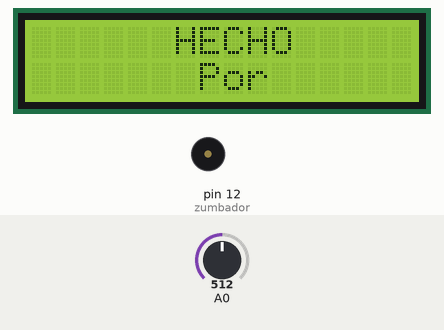
Simulated run of this sketch. Board: Arduino Uno, built with avr-gcc and run on an emulated ATmega328P. On the bench: 16×2 character LCD, buzzer (waves = sounding). The inputs (shaded band) are chosen by the test bench; at power-on: A0 = 512. Random numbers use the default seed unless the sketch sets one.

Above: at 0.8 s.
At 9.42 s:
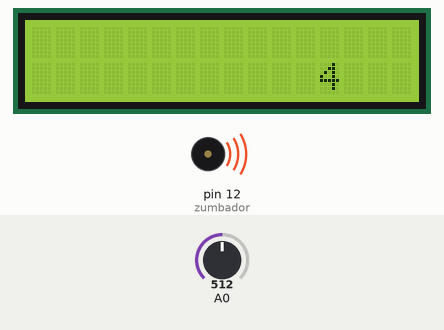
9.9 s: A0 set to 988
14.8 s: A0 set to 1007
17.8 s: A0 set to 711
20.8 s: A0 set to 688
At 21.4 s:
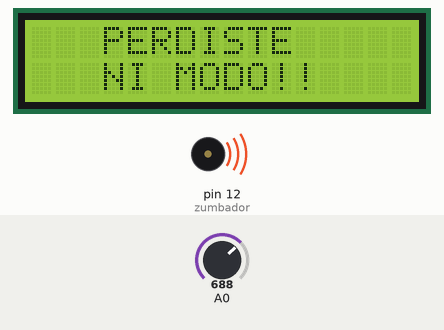
24.5 s: A0 set to 1010
At 28.0 s:
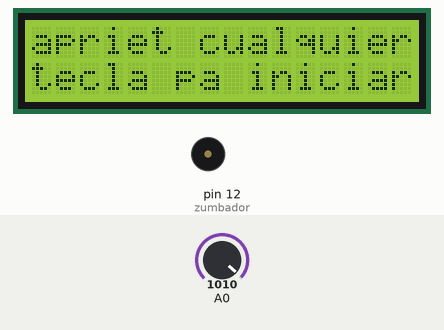
Timing chart, 0 to 29.5 s (numbered marks = the images above; inputs shaded):
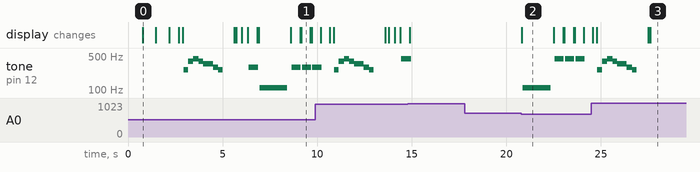

Measured:
- after the input at 17.8 s, every drawn part: stays the same
- after the input at 20.8 s, tone on pin 12 (zumbador): plays 110 Hz for 1.5 s, 439 Hz for 0.48 s, 439 Hz for 0.48 s, 439 Hz for 0.48 s, starting after 0.06 s; the display: changes at once (image 2)
- by itself, tone on pin 12 (zumbador): plays 261 Hz for 0.24 s, 391 Hz for 0.28 s, 439 Hz for 0.28 s, 391 Hz for 0.24 s, 348 Hz for 0.52 s, 294 Hz for 0.28 s … (8 notes in this stretch)
- what the display in image 0 shows lasts 0.7 s, from 0.8 s to 1.5 s
- what the display in image 1 shows lasts 0.4 s, from 9.2 s to 9.6 s
- what the display in image 2 shows lasts 1.7 s, from 20.8 s to 22.5 s

The sketch:

MEMORIN_LCD16x2_Arduino_para_PROTEUS.ino
```cpp
/*
 * https://www.minitronica.com/juego-simon-dice-con-arduino/
 * Visitanos en www.minitronica.com
*/

#include <LiquidCrystal.h>
LiquidCrystal lcd(8, 9, 4, 5, 6, 7);

byte uno = 1;
byte dos = 2;
byte tre = 3;
byte cua = 4;
// Declaramos el pin para el zumbador piezoelectrico
#define zumbador 12
byte LEVEL = 0;
byte inic = 0;

// Declaramos alguna variables
long sequence[20];             // Array que alberga la secuencia
int contador = 0;              // Contador
long input = 5;                // Indicador de boton pulsado
int wait = 100;                // Retraso segun la secuencia se incrementa
int puntuacion_maxima = 20;    // Puntuación máxima donde acaba el juego

// Declaramos algunas variables para los efectos musicales
int length = 15;                  // Numero de notas de la melodia
char notes[] = "ccggaagffeeddc "; // Notas de la melodia (cada letra es una nota distinta)
int beats[] = { 1, 1, 1, 1, 1, 1, 2, 1, 1, 1, 1, 1, 1, 2, 4 };  // Duracion de cada tono en un array
byte tempo = 100;  //Tempo de la melodia


void setup() {
  lcd.begin(16, 2);
  pinMode(zumbador, OUTPUT);

  // Hacemos que suene la melodia al arrancar el Arduino
   lcd.setCursor(0, 0);  lcd.print("  MEMORIN GAME");
   lcd.setCursor(0, 1);  lcd.print("    lcd 16x2");
   delay(700);  lcd.clear();

   lcd.setCursor(0, 0);  lcd.print("      HECHO");
   lcd.setCursor(0, 1);  lcd.print("       Por");
   delay(700);  lcd.clear();

   lcd.setCursor(0, 0);  lcd.print("     Walter");
   lcd.setCursor(0, 1);  lcd.print("    Mauricio");
   delay(700);  lcd.clear();

  lcd.setCursor(0, 0); lcd.print("  OK INICIAMOS");
  delay(500); lcd.clear();
  felicitacion();
  }


void loop() {
  int xy;        // Declarar variables
  xy = analogRead(0);     // Asignar 'xy' para las entradas analógicas Arduino Shields (botones)
  if(xy < 1000){ inic = 1; lcd.clear(); }      // if el button es RIGHT


  if(inic == 1){
  mostrar_secuencia();  // Reproduce la sequencia
  leer_secuencia();     // Lee la sequencia
  delay(100);          // Espera 1 segundo
  } else {
    lcd.setCursor(0,0); lcd.print("apriet cualquier");
    lcd.setCursor(0,1); lcd.print("tecla pa iniciar");
  }
}


 // Funcion para definir las notas y sus frecuencias
void playNote(char note, int duration) {
  char names[] = { 'c', 'd', 'e', 'f', 'g', 'a', 'b', 'C' };
  int tones[] = { 1915, 1700, 1519, 1432, 1275, 1136, 1014, 956 };

  for(int i = 0; i < 8; i++){
     if(names[i] == note){ playtone(tones[i], duration); }
     }
}

 // Funcion para definir las notas segun la duración y el tono
void playtone(int tone, int duration) {
    for (long i = 0; i < duration * 1000L; i += tone *2) {
      digitalWrite(zumbador, HIGH);
      delayMicroseconds(tone);
      digitalWrite(zumbador, LOW);
      delayMicroseconds(tone);
    }
  }

 // Funciones para encender los leds y reproducir el tono correspondiente
void flash_rojo() {
  //lcd.setCursor(3, 1);  lcd.print("1");
  playtone(2273,wait);
  lcd.clear(); delay(30);
}

void flash_azul() {
  //lcd.setCursor(12, 1);  lcd.print("4");
  playtone(1700,wait);
  lcd.clear(); delay(30);
}

void flash_amarillo() {
  //lcd.setCursor(9, 1);  lcd.print("3");
  playtone(1275,wait);
  lcd.clear(); delay(30);
}

void flash_verde() {
  //lcd.setCursor(6, 1);  lcd.print("2");
  playtone(1136,wait);
  lcd.clear(); delay(30);
}

// Funcion para mostrar que botón se tenia que pulsar en caso de error del jugador
void mostrar_boton_correcto(long led) {
    switch(led) {
        case 0:
          lcd.setCursor(3, 1);  lcd.print(uno);
          flash_rojo();
          break;
        case 1:
          lcd.setCursor(6, 1);  lcd.print(dos);
          flash_verde();
          break;
        case 2:
          lcd.setCursor(9, 1);  lcd.print(tre);
          flash_amarillo();
          break;
        case 3:
          lcd.setCursor(12, 1);  lcd.print(cua);
          flash_azul();
          break;
      }
      delay(30);
}

// Función que reproduce la canción al arrancar el arduino y para el juego cuando se llega a la puntuacion maxima
void felicitacion() {
  lcd.setCursor(0, 0); lcd.print("   1  2  3  4");
  delay(200); lcd.clear();
  lcd.setCursor(0, 0); lcd.print("   5  6  7  8");

  for(int i = 0; i < length; i++){
   if(notes[i] == ' '){ delay(beats[i] * tempo); } // rest
   else { playNote(notes[i], beats[i] * tempo); }

   delay(tempo / 3);
  }

  delay(200);
  lcd.clear();
  resetcontador();
  }

 // Reseteamos contadores
void resetcontador() {
  contador = 0;
  wait = 500;
}


// Funcion para crear y reproducir los patrones
void mostrar_secuencia() { // Con esto hacemos que la función Random sea aun mas aleatoria

    if(LEVEL < 4){ uno = 1;  dos = 2; tre = 3;  cua = 4; }
    else if(LEVEL < 8){ uno = 2;  dos = 3; tre = 4;  cua = 5; }
    else if(LEVEL < 12){ uno = 3;  dos = 4; tre = 5;  cua = 6; }
    else if(LEVEL < 15){ uno = 4;  dos = 5; tre = 6;  cua = 7; }
    else if(LEVEL < 18){ uno = 5;  dos = 6; tre = 7;  cua = 8; }
    else if(LEVEL < 20){ uno = 6;  dos = 7; tre = 8;  cua = 9; }

  if(LEVEL == 0){
  }  else {
  if(LEVEL < 10){
    lcd.setCursor(0,0); lcd.print("     NIVEL");
    lcd.setCursor(7,1); lcd.print(LEVEL);
    } else {
    lcd.setCursor(0,0); lcd.print("     NIVEL");
    lcd.setCursor(6,1); lcd.print(LEVEL);
    }delay(300); lcd.clear(); delay(300);
    }

  //randomSeed(analogRead(10));
  sequence[contador] = random(4);

  for(int i=0; i<contador; i++){ mostrar_boton_correcto(sequence[i]); }

  wait = 500 - (contador * 15);
  contador++;
  LEVEL = LEVEL + 1;
  }


// Funcion para leer los botones que pulsa el jugador
void leer_secuencia() {
   for(int i=1; i<contador; i++){
      while(input==5){ botons(); }

  if(sequence[i-1] == input){
        mostrar_boton_correcto(input);
        if(i == puntuacion_maxima){
          lcd.setCursor(0, 0); lcd.print("  Felicidades!");
          lcd.setCursor(0, 1); lcd.print("    YOU WIN!!");
          delay(2000); lcd.clear();
          lcd.setCursor(0, 0); lcd.print("  LO LOGRASTE!");
          lcd.setCursor(0, 1); lcd.print(" EN HORA BUENA!");
          delay(1000);
          felicitacion();
          }
      }
  else {

    if(LEVEL < 4){
      lcd.setCursor(3, 0); lcd.print("PERDISTE");
      lcd.setCursor(3, 1); lcd.print("NI MODO!!");
      } else if(LEVEL < 8){
        lcd.setCursor(3, 0); lcd.print("  UJUU!!");
        lcd.setCursor(3, 1); lcd.print("NI MODO!!");
        } else if(LEVEL < 12){
          lcd.setCursor(3, 0); lcd.print("A LA MITAD");
          lcd.setCursor(3, 1); lcd.print(" GAME OVER!!");
        } else if(LEVEL < 15){
          lcd.setCursor(3, 0); lcd.print("JA JA JA JA");
          lcd.setCursor(1, 1); lcd.print("EN OTRA SERA!!");
        } else if(LEVEL < 18){
          lcd.setCursor(3, 0); lcd.print("CASII..!!");
          lcd.setCursor(3, 1); lcd.print(" GAME OVER");
        } else if(LEVEL < 20){
          lcd.setCursor(1, 0); lcd.print("TANTO ESFUERZO!");
          lcd.setCursor(3, 1); lcd.print(" GAME OVER");
        }
        playtone(4545,1500);
        delay(200);
        lcd.clear();
        LEVEL = 0;
        inic = 0;
        mostrar_boton_correcto(sequence[i-1]);
        mostrar_boton_correcto(sequence[i-1]);
        mostrar_boton_correcto(sequence[i-1]);
        delay(400);
        felicitacion();
        resetcontador();
        }
        input = 5;
        }
}

void botons() {
     int xy;        // Declarar variables
     xy = analogRead(0);     // Asignar 'xy' para las entradas analógicas Arduino Shields (botones)

    if(xy < 70){ input = 3; }      // if el button es RIGHT
    else if(xy < 160){ input = 2; }  // if el button es UP
    else if(xy < 295){ input = 2; }  // if el button es DAWN
    else if(xy < 470){ input = 1; }  // if el button es LEFT //
    else if(xy < 700){ input = 0; }  // if el button es SELECT //
    else {  }
}
```
